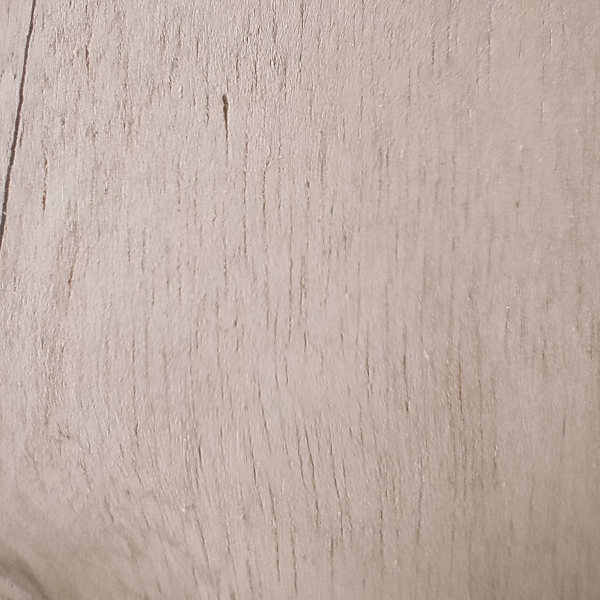
#> input picture serat_kayu/nantu/nantu_test_003.jpg, 1200 x 1200 px, found by its file name (shown at 1/2 size); its folder holds only this picture in this run
$ jupyter execute --allow-errors templateProjek.ipynb   (older library calls are emulated)
#> lines starting #> are read from the running program, lines starting #| are printed output that depends on the picture
[cell 1]
import os
import cv2 as cv
import matplotlib.pyplot as plt
import numpy as np
import pandas as pd
from sklearn.model_selection import train_test_split, cross_val_predict
from sklearn.metrics import accuracy_score, classification_report
from skimage.feature import graycomatrix, graycoprops
from scipy.stats import entropy
from sklearn.ensemble import RandomForestClassifier
from sklearn.svm import SVC
from sklearn.neighbors import KNeighborsClassifier
from sklearn.metrics import accuracy_score, precision_score, recall_score, f1_score, confusion_matrix, classification_report
from sklearn.metrics import (confusion_matrix, ConfusionMatrixDisplay)
import seaborn as sns

## Data Loading

Buat struktur folder dataset sebagai berikut:
```
.
└──dataset
    ├── label1
	├── image1.jpg
	├── image2.jpg
	└── image3.jpg
    ├── label2
    └── label3
    └── dst...
```

[cell 2]
data = []
labels = []
file_name = []
for sub_folder in os.listdir("serat_kayu\\"):
    sub_folder_files = os.listdir(os.path.join("serat_kayu\\", sub_folder))
    for i, filename in enumerate(sub_folder_files):
        img_path = os.path.join("serat_kayu\\", sub_folder, filename)
        img = cv.imread(img_path)
#> img is the input picture: shape (1200, 1200, 3); mean B, G, R 166.1, 174.6, 191.6
        img = img.astype(np.uint8)
        img = cv.cvtColor(img, cv.COLOR_BGR2GRAY)
#> img: shape (1200, 1200)

        data.append(img)
        labels.append(sub_folder)
        name = os.path.splitext(filename)[0]
        file_name.append(filename)
#> pass 2 of the loop `for sub_folder in os.listdir("serat_kayu\\"):`:
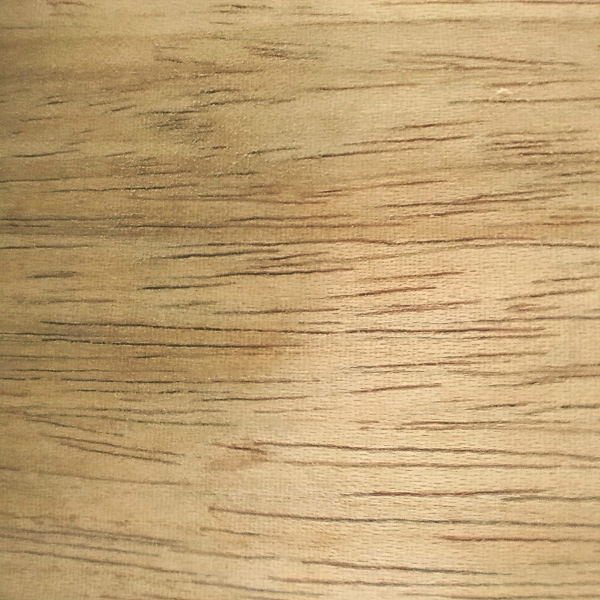
#> input picture serat_kayu/palapi/palapi_test_002.jpg, 1200 x 1200 px, found by its file name (shown at 1/2 size)
#> img is the input picture: shape (1200, 1200, 3); mean B, G, R 114.7, 160.8, 191
#> `img = cv.cvtColor(img, cv.COLOR_BGR2GRAY)`:
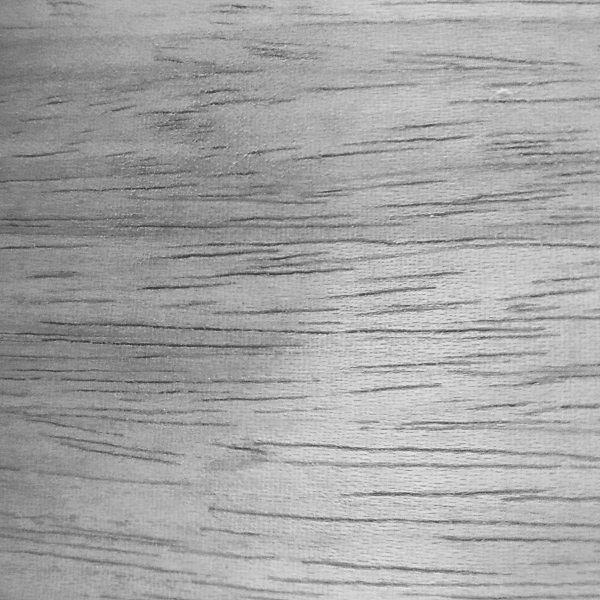
#> img: shape (1200, 1200) (shown at 1/2 size); min 28, max 238, mean 164.6

data = np.array(data)
labels = np.array(labels)

## Data Augmentation

### Define Augmentation Function

[cell 3]
# melakukan augmentasi data
data_augmented = []
labels_augmented = []
paths_augmented = []
file_name_augmented = []

for i in range(len(data)):
    img = data[i]
    label = labels[i]
    file_name_ori = file_name[i]

    # Augmentasi 1: Flip horizontal
    flipped = cv.flip(img, 1)  # 1 = horizontal
    data_augmented.append(flipped)
    labels_augmented.append(label)
    file_name_augmented.append(file_name_ori + "_flip")
    paths_augmented.append("flip")

    # Augmentasi 2: Rotate 15 derajat
    h, w = img.shape[:2]
    M = cv.getRotationMatrix2D((w // 2, h // 2), 15, 1.0)
    rotated = cv.warpAffine(img, M, (w, h))
    data_augmented.append(rotated)
    labels_augmented.append(label)
    file_name_augmented.append(file_name_ori + "_rotate")
    paths_augmented.append("rotate")

    # Augmentasi 3: Brightness (cerahkan)
    bright = cv.convertScaleAbs(img, alpha=1.2, beta=30)
    data_augmented.append(bright)
    labels_augmented.append(label)
    file_name_augmented.append(file_name_ori + "_bright")
    paths_augmented.append("bright")

    # Augmentasi 4: Zoom (crop bagian tengah)
    zoom_size = int(min(h, w) * 0.8)
    start_x = (w - zoom_size) // 2
    start_y = (h - zoom_size) // 2
    cropped = img[start_y:start_y+zoom_size, start_x:start_x+zoom_size]
    zoomed = cv.resize(cropped, (w, h))
    data_augmented.append(zoomed)
    labels_augmented.append(label)
    file_name_augmented.append(file_name_ori + "_zoom")
    paths_augmented.append("zoom")
#> this loop made 2 passes
#> (label, file_name_ori, h, w, M, zoom_size, start_x, start_y) on passes 1 to 2: ('nantu', 'nantu_test_003.jpg', 1200, 1200, [[0.966, 0.259, -134.8], [-0.259, 0.966, 175.7]], 960, 120, 120), ('palapi', 'palapi_test_002.jpg', 1200, 1200, [[0.966, 0.259, -134.8], [-0.259, 0.966, 175.7]], 960, 120, 120)
#> pass 1, `flipped = cv.flip(img, 1)`:
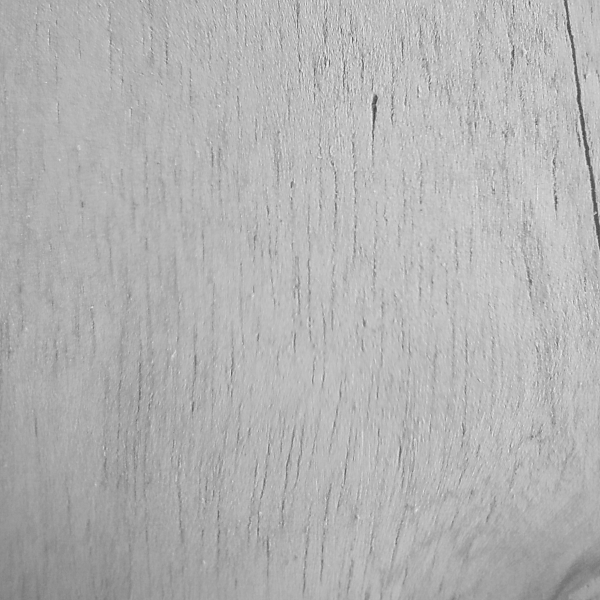
#> flipped: shape (1200, 1200) (shown at 1/2 size); min 55, max 244, mean 178.7
#> pass 1, `rotated = cv.warpAffine(img, M, (w, h))`:
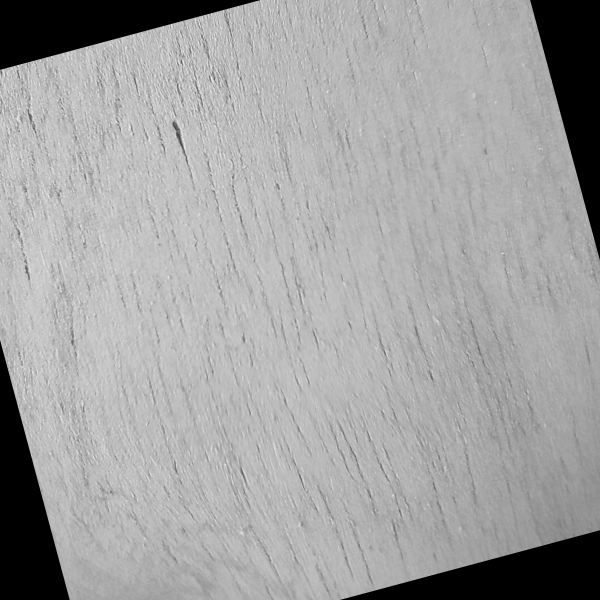
#> rotated: shape (1200, 1200) (shown at 1/2 size); min 0, max 240, mean 161.9
#> pass 1, `bright = cv.convertScaleAbs(img, alpha=1.2, beta=30)`:
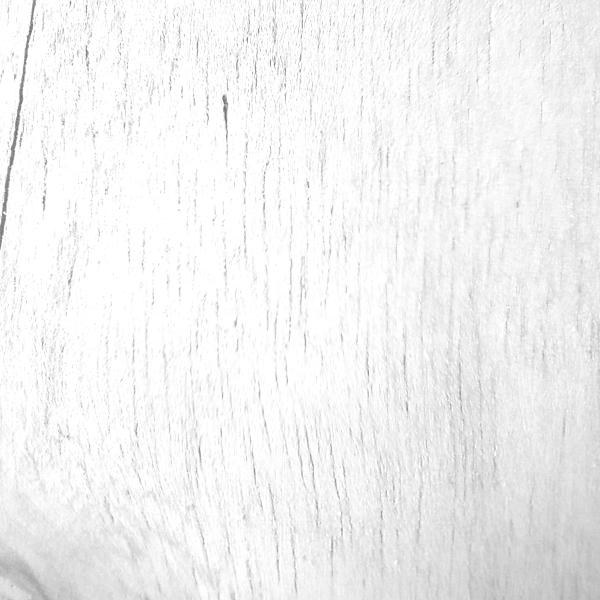
#> bright: shape (1200, 1200) (shown at 1/2 size); min 96, max 255, mean 241.6
#> pass 1, `cropped = img[start_y:start_y+zoom_size, start_x:start_x+zoom_size]`:
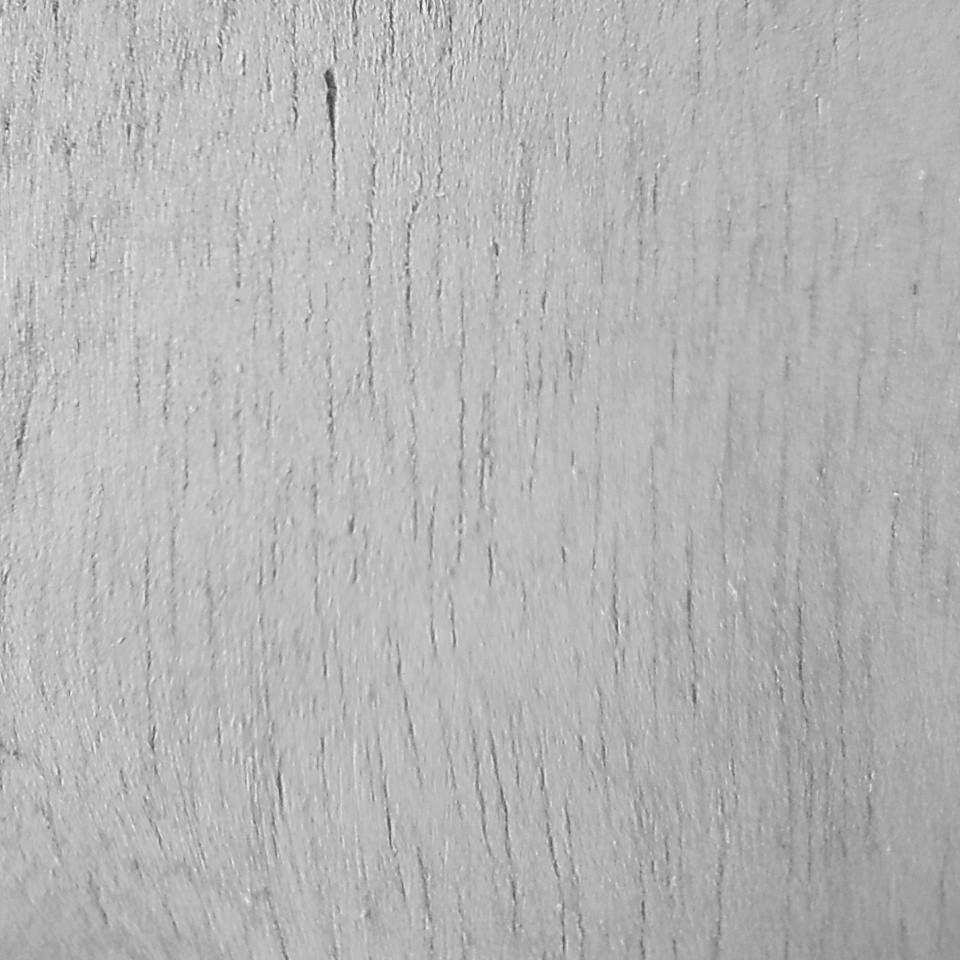
#> cropped: shape (960, 960); min 55, max 242, mean 181.5
#> after the loop:
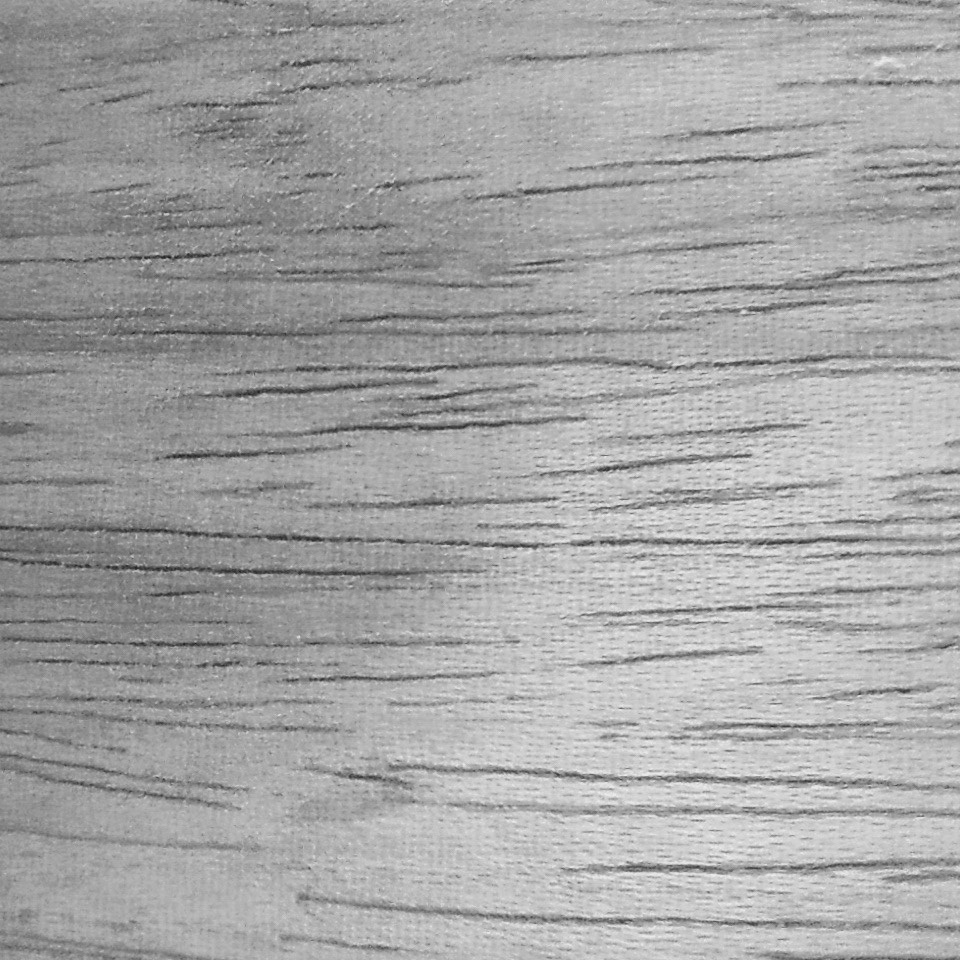
#> cropped: shape (960, 960); min 28, max 238, mean 165
#> after the loop, data_augmented = 8 items; file_name_augmented = ['nantu_test_003.jpg_flip', 'nantu_test_003.jpg_rotate', 'nantu_test_003.jpg_bright', 'nantu_test_003.jpg_zoom', 'palapi_test_002.jpg_flip', 'palapi_test_002.jpg_rotate', 'palapi_test_002.jpg_bright', 'palapi_test_002.jpg_zoom']; labels_augmented = ['nantu', 'nantu', 'nantu', 'nantu', 'palapi', 'palapi', 'palapi', 'palapi']; paths_augmented = ['flip', 'rotate', 'bright', 'zoom', 'flip', 'rotate', 'bright', 'zoom']

[cell 4]
print("Data sebelum augmentasi: ", len(data))
#| Data sebelum augmentasi:  2
print("Data setelah augmentasi: ", len(data_augmented))
#| Data setelah augmentasi:  8

## Data Preparation

### Define Preprocessing Function

[cell 5]
def resize(image, target_size):
    target_h, target_w = target_size
    src_h, src_w = image.shape
    resized = np.zeros((target_h, target_w), dtype=np.uint8)

    for i in range(target_h):
        for j in range(target_w):
            src_x = int(i * src_h / target_h)
            src_y = int(j * src_w / target_w)
            resized[i, j] = image[src_x, src_y]

    return resized


def konversi_grayscale(image):
    if len(image.shape) == 3:  # RGB ke grayscale
        r, g, b = image[:, :, 0], image[:, :, 1], image[:, :, 2]
        gray = 0.299 * r + 0.587 * g + 0.114 * b
        return gray.astype(np.uint8)
    else:
        return image  # sudah grayscale


def equalization(image):
    histogram = np.zeros(256, dtype=int)
    h, w = image.shape

    for i in range(h):
        for j in range(w):
            histogram[image[i, j]] += 1

    cdf = np.cumsum(histogram)
    cdf_min = np.min(cdf[np.nonzero(cdf)])
    total_pixels = h * w
    equalized = np.round((cdf[image] - cdf_min) / (total_pixels - cdf_min) * 255)
    equalized = np.clip(equalized, 0, 255).astype(np.uint8)

    return equalized


def edge_detection(image):
    kernel_x = np.array([[-1, 0, 1],
                         [-1, 0, 1],
                         [-1, 0, 1]])
    kernel_y = np.array([[1, 1, 1],
                         [0, 0, 0],
                         [-1, -1, -1]])

    h, w = image.shape
    result = np.zeros_like(image)
    padded = np.pad(image, ((1, 1), (1, 1)), mode='constant')

    for i in range(h):
        for j in range(w):
            region = padded[i:i+3, j:j+3]
            gx = np.sum(region * kernel_x)
            gy = np.sum(region * kernel_y)
            result[i, j] = np.clip(np.sqrt(gx**2 + gy**2), 0, 255)

    return result.astype(np.uint8)


def dilasi(image):
    kernel = np.ones((3, 3), dtype=np.uint8)
    h, w = image.shape
    output = np.zeros_like(image)
    padded = np.pad(image, ((1, 1), (1, 1)), mode='constant')

    for i in range(h):
        for j in range(w):
            region = padded[i:i+3, j:j+3]
            output[i, j] = np.max(region * kernel)

    return output


def erosi(image):
    kernel = np.ones((3, 3), dtype=np.uint8)
    h, w = image.shape
    output = np.zeros_like(image)
    padded = np.pad(image, ((1, 1), (1, 1)), mode='constant')

    for i in range(h):
        for j in range(w):
            region = padded[i:i+3, j:j+3]
            output[i, j] = np.min(region * kernel)

    return output

### Preprocessing

[cell 6]
dataPreprocessed = []

for i in range(len(data)):
    img = data[i]

    # 1. Konversi ke grayscale (jika belum)
    img = konversi_grayscale(img)

    # 2. Resize gambar ke ukuran tertentu (misalnya 128x128)
    img = resize(img, (128, 128))

    # 3. Histogram Equalization untuk meningkatkan kontras
    img = equalization(img)

    # 4. Edge Detection menggunakan Prewitt
    img = edge_detection(img)

    # 5. Dilasi untuk mempertebal kontur
    img = dilasi(img)

    # 6. Erosi untuk memperjelas kontur
    img = erosi(img)

    # Simpan hasil akhir preprocessing
    dataPreprocessed.append(img)
#> this loop made 2 passes
#> (target_h in resize, target_w in resize, src_h in resize, src_w in resize, cdf_min in equalization, total_pixels in equalization) on passes 1 to 2: (128, 128, 1200, 1200, 1, 16384), (128, 128, 1200, 1200, 1, 16384)
#> pass 1, `img = resize(img, (128, 128))`:
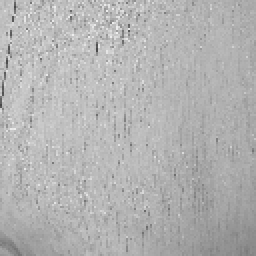
#> img: shape (128, 128) (shown 2 times larger); min 72, max 240, mean 179
#> pass 1, in equalization, `equalized = np.round((cdf[image] - cdf_min) / (total_pixels - cdf_min)..`:
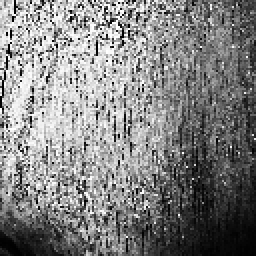
#> equalized: shape (128, 128) float64 (shown 2 times larger); min 0, max 255, mean 130.1
#> pass 1, in edge_detection, `padded = np.pad(image, ((1, 1), (1, 1)), mode='constant')`:
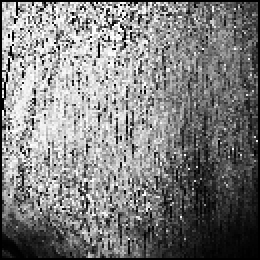
#> padded: shape (130, 130) (shown 2 times larger); min 0, max 255, mean 126.1
#> after the loop, dataPreprocessed = 2 items

### Feature Extraction

[cell 7]
def glcm(image, derajat):
    if derajat == 0:
        angles = [0]
    elif derajat == 45:
        angles = [np.pi / 4]
    elif derajat == 90:
        angles = [np.pi / 2]
    elif derajat == 135:
        angles = [3 * np.pi / 4]
    else:
        raise ValueError("Derajat tidak valid. Harus 0, 45, 90, atau 135 derajat.")

    # Buat GLCM dengan jarak 1 piksel
    glcm = graycomatrix(image, distances=[1], angles=angles, levels=256, symmetric=True, normed=True)

    # Ekstraksi fitur dari GLCM
    contrast = graycoprops(glcm, 'contrast')[0, 0]
    correlation = graycoprops(glcm, 'correlation')[0, 0]
    energy = graycoprops(glcm, 'energy')[0, 0]
    homogeneity = graycoprops(glcm, 'homogeneity')[0, 0]

    # Bisa dikembalikan sebagai dictionary atau tuple
    return {
        'contrast': contrast,
        'correlation': correlation,
        'energy': energy,
        'homogeneity': homogeneity
    }

fitur_list = []
for img in dataPreprocessed:
    fitur = glcm(img, derajat=0)
    fitur_list.append(fitur)
#> this loop made 2 passes
#> after the loop, fitur_list = 2 items

[cell 8]
def correlation(matriks):
	return graycoprops(matriks, 'correlation')[0, 0]

[cell 9]
def dissimilarity(matriks):
    return graycoprops(matriks, 'dissimilarity')[0, 0]

[cell 10]
def homogenity(matriks):
    return graycoprops(matriks, 'homogeneity')[0, 0]

[cell 11]
def contrast(matriks):
    return graycoprops(matriks, 'contrast')[0, 0]

[cell 12]
def ASM(matriks):
    return graycoprops(matriks, 'ASM')[0, 0]

[cell 13]
def energy(matriks):
    return graycoprops(matriks, 'energy')[0, 0]

[cell 14]
def entropyGlcm(matriks):
    return entropy(matriks.ravel())

[cell 15]
Derajat0 = []
Derajat45 = []
Derajat90 = []
Derajat135 = []
for i in range(len(dataPreprocessed)):
    D0 = glcm(dataPreprocessed[i], 0)
    D45 = glcm(dataPreprocessed[i], 45)
    D90 = glcm(dataPreprocessed[i], 90)
    D135 = glcm(dataPreprocessed[i], 135)
    Derajat0.append(D0)
    Derajat45.append(D45)
    Derajat90.append(D90)
    Derajat135.append(D135)
#> this loop made 2 passes
#> after the loop, Derajat0 = 2 items; Derajat135 = 2 items; Derajat45 = 2 items; Derajat90 = 2 items
